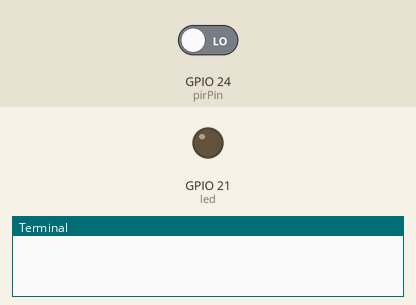
Recording of a program running on a simulated Raspberry Pi (BCM pin numbers). Parts: output pins drawn as LEDs (lit = HIGH), the last lines printed to the terminal. The test bench sets the inputs (shaded band); at power-on: GPIO 24 (pirPin) LOW.

Above: at 1.2 s.
1.3 s: GPIO 24 (pirPin) driven HIGH
At 2.5 s:
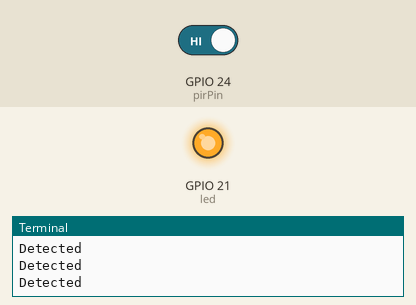
2.8 s: GPIO 24 (pirPin) driven LOW
At 3.9 s:
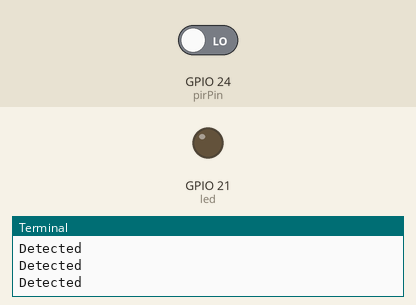
Timing chart, 0 to 5.8 s (numbered marks = the images above; inputs shaded):
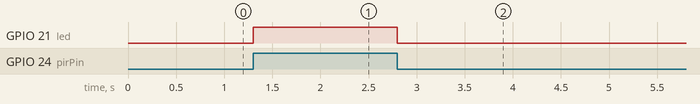

Measured:
- after the input at 1.3 s, GPIO 21 (led): LOW → HIGH at once
- after the input at 2.8 s, GPIO 21 (led): HIGH → LOW at once

The program:

pri02.py
```python
import RPi.GPIO as GPIO
import time

led = 21
pirPin = 24

GPIO.setmode(GPIO.BCM)
GPIO.setup(led, GPIO.OUT)
GPIO.setup(pirPin, GPIO.IN, pull_up_down= GPIO.PUD_DOWN)

try:
    while True:
        if GPIO.input(pirPin) == True:
            print("Detected")
            GPIO.output(led, GPIO.HIGH)
            time.sleep(0.5)
        else:
            GPIO.output(led, GPIO.LOW)

except KeyboardInterrupt:
    GPIO.cleanup()
```
